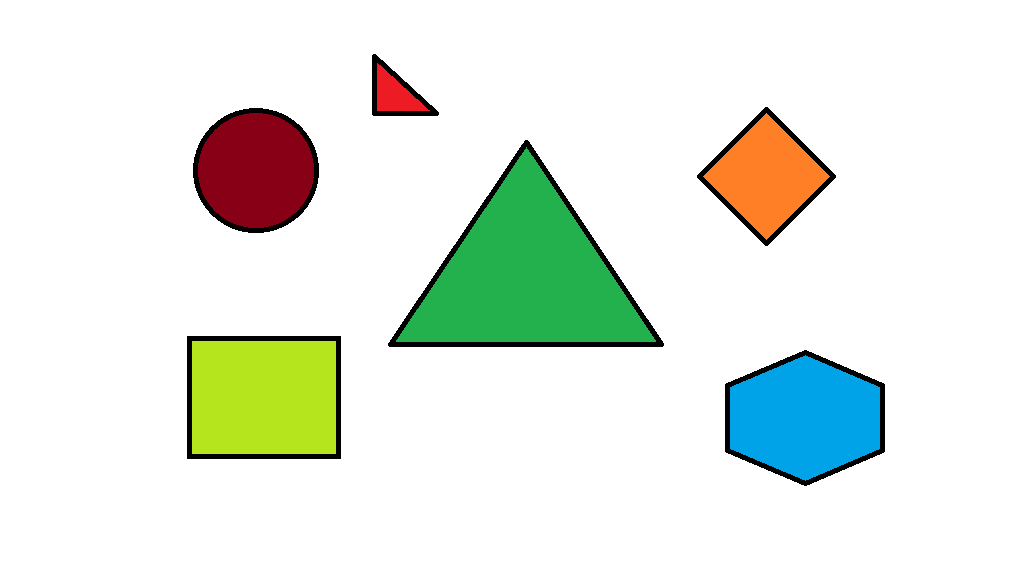
#> input picture LiveSessions/Regression/RegressionNoteBook/various shapes.png, 1013 x 561 px, found by its file name
$ python ShapeDetection.py   (older library calls are emulated)
#> lines starting #> are read from the running program, lines starting #| are printed output that depends on the picture; after the words box and inside, x2 and y2 are one past the last pixel; in counts of white or black regions, pixels touching at a corner belong together
#> in test, im is the input picture: shape (561, 1013, 3); mean B, G, R 226, 235.4, 228.3
'''
Created on 22-Mar-2018

@author: aii32199
'''
import pickle

import cv2
from sklearn.linear_model import LogisticRegression

import matplotlib.pyplot as plt
import numpy as np


npoints = 512


def Signature(boundary):
    centroid = np.mean(boundary,axis=0)
    distance = np.sqrt(np.sum(np.square(boundary-centroid),axis=1))
    return distance,centroid

def getFeatures(im,npoints=32,isBinary=False):

#> called with npoints = 512, isBinary = False
    imshape = np.shape(im)
#> imshape = (561, 1013, 3)

    if imshape[2]==3:
        im = cv2.cvtColor(im,cv2.COLOR_BGR2GRAY)
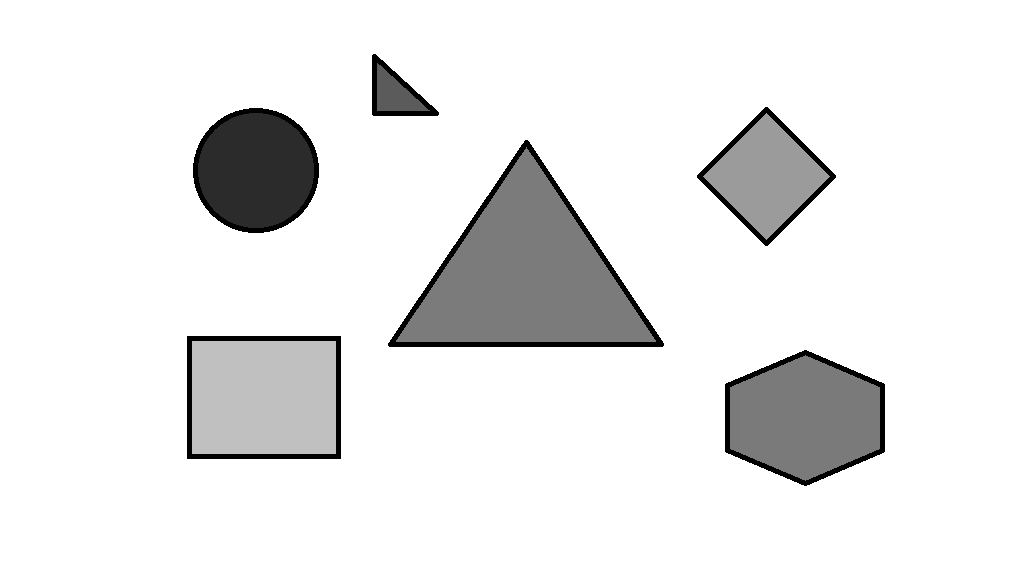
#> im: shape (561, 1013); min 0, max 255, mean 232.2

    if not isBinary:
        _,im = cv2.threshold(im,200,255,cv2.THRESH_BINARY_INV)
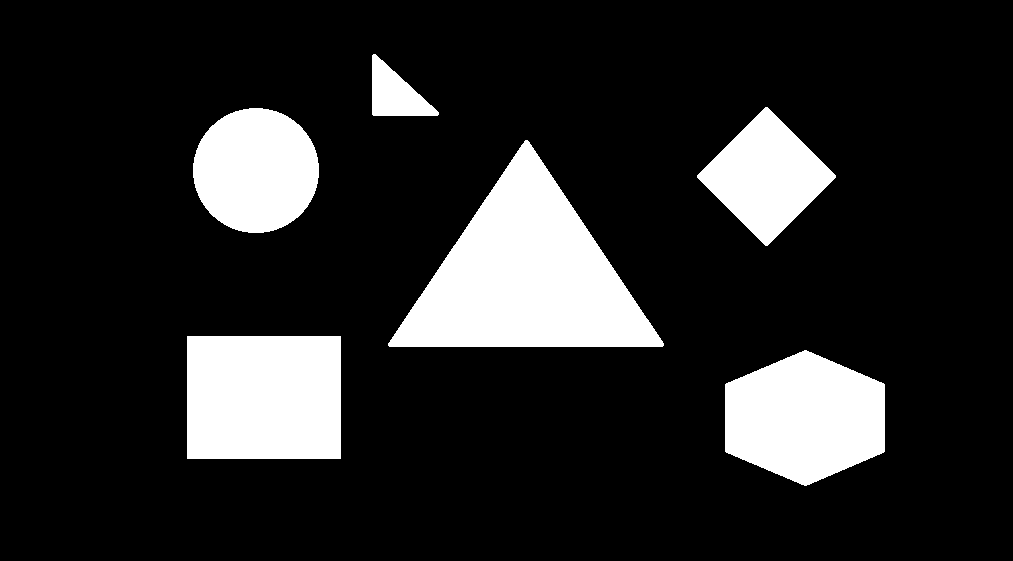
#> im: shape (561, 1013); 15.7% white; 6 white regions
    #cv2.imshow('',im)
    #cv2.waitKey()

    _, contours, _= cv2.findContours(im,cv2.RETR_TREE,cv2.CHAIN_APPROX_NONE)
#> contours = 6 contours; box (x1, y1, x2, y2) and area: (388, 140, 664, 347) 28942, (187, 336, 341, 459) 18666, (725, 350, 885, 486) 16144, (193, 108, 319, 233) 12186, (697, 107, 836, 246) 9796, (372, 54, 439, 116) 2200

    features = []
    centers =[]

    for contour in contours:
        contour = np.reshape(contour,[len(contour),2])
        sig,cent = Signature(contour)
        sig = sig/np.max(sig)
        points = np.linspace(0, len(sig)-1, npoints,dtype="uint16")
        sigComp = sig[points]
        features.append(sigComp)
        centers.append(cent)
#> this loop made 6 passes
#> cent on passes 1 to 6: [804.5, 417.5], [263.5, 397], [525.7, 283.6], [255.5, 170], [766, 176], [395.3, 94.24]
#> after the loop, centers = [[804.5, 417.5], [263.5, 397], [525.7, 283.6], [255.5, 170], [766, 176], [395.3, 94.24]]; features = 6 items

    return np.array(features),np.array(centers),contours

def CreateDataset():

    path2read = 'D:/testim/Ovaries/Code/datachallenge_cods2016/'
    images2read = ['Pentagons.png','Rectangles.png','Triangles.png','Circles.png']


    labels = []
    data = np.array(np.zeros((1,npoints),dtype='uint16'));
    class_var = 0
    for image_name in images2read:
            im = cv2.imread(path2read+image_name)
            features,_,_ = getFeatures(im, npoints,True)

            data = np.append(data,features,axis=0)
            lab = [class_var for i in range(len(features))]
            class_var+=1
            labels = np.append(labels,lab)

            #plt.subplot(2,3,plot_id)
            #plt.plot(sigComp)

        #plt.show()
    data = np.delete(data, (0), axis=0)
    return np.array(data),np.array(labels)

def main():

    sign,labels = CreateDataset()
    model = LogisticRegression()
    model.fit(sign, labels)
    prob = model.predict_proba(sign)
    predictions = np.argmax(prob,1)

    for pred,lab in zip(predictions,labels):
        print('Predicted: %.f Actual: %.f'%(pred,lab))

    model_path = 'D:/testim/Ovaries/Code/datachallenge_cods2016/shape_logistic.sav'
    pickle.dump(model,open(model_path,'wb'))

def test():

    #testPath = 'D:/testim/Ovaries/Code/datachallenge_cods2016/shapes.png'
    testPath = 'E:/GoogleDrive/TechDocuments/Webinars/LogisticRegression/Code/various shapes.png'
    model_path = 'D:/testim/Ovaries/Code/datachallenge_cods2016/shape_logistic.sav'

    im = cv2.imread(testPath)
    features,centers,contours = getFeatures(im, npoints,False)

#> (the run stopped early here; a loop or call above may not have finished)
